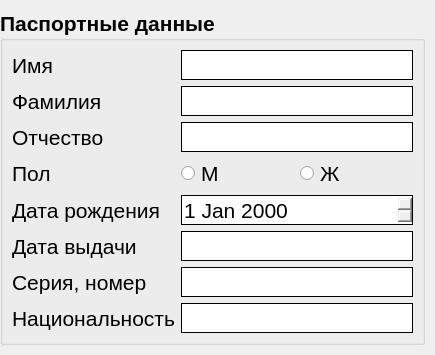
<?xml version="1.0" encoding="UTF-8"?>
<ui version="4.0">
 <class>passport_widget</class>
 <widget class="QWidget" name="passport_widget">
  <property name="geometry">
   <rect>
	<x>0</x>
	<y>0</y>
	<width>435</width>
	<height>355</height>
   </rect>
  </property>
  <property name="windowTitle">
   <string>Паспорт</string>
  </property>
  <layout class="QVBoxLayout" name="verticalLayout">
   <property name="leftMargin">
	<number>0</number>
   </property>
   <property name="topMargin">
	<number>10</number>
   </property>
   <property name="rightMargin">
	<number>10</number>
   </property>
   <property name="bottomMargin">
	<number>10</number>
   </property>
   <item>
	<widget class="QGroupBox" name="passport_groupBox">
	 <property name="font">
	  <font>
	   <pointsize>16</pointsize>
	   <weight>75</weight>
	   <bold>true</bold>
	  </font>
	 </property>
	 <property name="title">
	  <string>Паспортные данные</string>
	 </property>
	 <layout class="QGridLayout" name="gridLayout">
	  <property name="leftMargin">
	   <number>9</number>
	  </property>
	  <property name="topMargin">
	   <number>9</number>
	  </property>
	  <property name="horizontalSpacing">
	   <number>6</number>
	  </property>
	  <item row="1" column="0">
	   <widget class="QLabel" name="surname_label">
		<property name="minimumSize">
		 <size>
		  <width>0</width>
		  <height>30</height>
		 </size>
		</property>
		<property name="font">
		 <font>
		  <pointsize>16</pointsize>
		  <weight>50</weight>
		  <bold>false</bold>
		 </font>
		</property>
		<property name="text">
		 <string>Фамилия</string>
		</property>
	   </widget>
	  </item>
	  <item row="0" column="0">
	   <widget class="QLabel" name="name_label">
		<property name="minimumSize">
		 <size>
		  <width>0</width>
		  <height>30</height>
		 </size>
		</property>
		<property name="font">
		 <font>
		  <pointsize>16</pointsize>
		  <weight>50</weight>
		  <bold>false</bold>
		 </font>
		</property>
		<property name="text">
		 <string>Имя</string>
		</property>
	   </widget>
	  </item>
	  <item row="5" column="1" colspan="2">
	   <widget class="QLineEdit" name="issue_lineEdit">
		<property name="minimumSize">
		 <size>
		  <width>0</width>
		  <height>30</height>
		 </size>
		</property>
		<property name="font">
		 <font>
		  <weight>50</weight>
		  <bold>false</bold>
		 </font>
		</property>
		<property name="styleSheet">
		 <string notr="true"> QLineEdit {
	  border-width: 1px;
	  border-style: solid;
	  border-radius: 0px;
  }</string>
		</property>
	   </widget>
	  </item>
	  <item row="3" column="2">
	   <widget class="QRadioButton" name="female_radioButton">
		<property name="minimumSize">
		 <size>
		  <width>0</width>
		  <height>30</height>
		 </size>
		</property>
		<property name="font">
		 <font>
		  <weight>50</weight>
		  <bold>false</bold>
		 </font>
		</property>
		<property name="text">
		 <string>Ж</string>
		</property>
	   </widget>
	  </item>
	  <item row="1" column="1" colspan="2">
	   <widget class="QLineEdit" name="surname_lineEdit">
		<property name="minimumSize">
		 <size>
		  <width>0</width>
		  <height>30</height>
		 </size>
		</property>
		<property name="font">
		 <font>
		  <pointsize>16</pointsize>
		  <weight>50</weight>
		  <bold>false</bold>
		 </font>
		</property>
		<property name="styleSheet">
		 <string notr="true"> QLineEdit {
	  border-width: 1px;
	  border-style: solid;
	  border-radius: 0px;
  }</string>
		</property>
	   </widget>
	  </item>
	  <item row="2" column="1" colspan="2">
	   <widget class="QLineEdit" name="patr_lineEdit">
		<property name="minimumSize">
		 <size>
		  <width>0</width>
		  <height>30</height>
		 </size>
		</property>
		<property name="font">
		 <font>
		  <pointsize>16</pointsize>
		  <weight>50</weight>
		  <bold>false</bold>
		 </font>
		</property>
		<property name="styleSheet">
		 <string notr="true"> QLineEdit {
	  border-width: 1px;
	  border-style: solid;
	  border-radius: 0px;
  }</string>
		</property>
	   </widget>
	  </item>
	  <item row="4" column="1" colspan="2">
	   <widget class="QDateEdit" name="birth_dateEdit">
		<property name="minimumSize">
		 <size>
		  <width>0</width>
		  <height>30</height>
		 </size>
		</property>
		<property name="font">
		 <font>
		  <pointsize>16</pointsize>
		  <weight>50</weight>
		  <bold>false</bold>
		 </font>
		</property>
		<property name="styleSheet">
		 <string notr="true"> QDateEdit {
	  border-width: 1px;
	  border-style: solid;
	  border-radius: 0px;
  }</string>
		</property>
	   </widget>
	  </item>
	  <item row="5" column="0">
	   <widget class="QLabel" name="issue_label">
		<property name="minimumSize">
		 <size>
		  <width>0</width>
		  <height>30</height>
		 </size>
		</property>
		<property name="font">
		 <font>
		  <weight>50</weight>
		  <bold>false</bold>
		 </font>
		</property>
		<property name="text">
		 <string>Дата выдачи</string>
		</property>
	   </widget>
	  </item>
	  <item row="3" column="0">
	   <widget class="QLabel" name="sex_label">
		<property name="minimumSize">
		 <size>
		  <width>0</width>
		  <height>30</height>
		 </size>
		</property>
		<property name="font">
		 <font>
		  <weight>50</weight>
		  <bold>false</bold>
		 </font>
		</property>
		<property name="text">
		 <string>Пол</string>
		</property>
	   </widget>
	  </item>
	  <item row="2" column="0">
	   <widget class="QLabel" name="patr_label">
		<property name="minimumSize">
		 <size>
		  <width>0</width>
		  <height>30</height>
		 </size>
		</property>
		<property name="font">
		 <font>
		  <pointsize>16</pointsize>
		  <weight>50</weight>
		  <bold>false</bold>
		 </font>
		</property>
		<property name="text">
		 <string>Отчество</string>
		</property>
	   </widget>
	  </item>
	  <item row="3" column="1">
	   <widget class="QRadioButton" name="male_radioButton">
		<property name="minimumSize">
		 <size>
		  <width>0</width>
		  <height>30</height>
		 </size>
		</property>
		<property name="font">
		 <font>
		  <weight>50</weight>
		  <bold>false</bold>
		 </font>
		</property>
		<property name="text">
		 <string>М</string>
		</property>
	   </widget>
	  </item>
	  <item row="0" column="1" colspan="2">
	   <widget class="QLineEdit" name="name_lineEdit">
		<property name="minimumSize">
		 <size>
		  <width>0</width>
		  <height>30</height>
		 </size>
		</property>
		<property name="font">
		 <font>
		  <pointsize>16</pointsize>
		  <weight>50</weight>
		  <bold>false</bold>
		 </font>
		</property>
		<property name="styleSheet">
		 <string notr="true"> QLineEdit {
	  border-width: 1px;
	  border-style: solid;
	  border-radius: 0px;
  }</string>
		</property>
	   </widget>
	  </item>
	  <item row="4" column="0">
	   <widget class="QLabel" name="birth_label">
		<property name="minimumSize">
		 <size>
		  <width>0</width>
		  <height>30</height>
		 </size>
		</property>
		<property name="font">
		 <font>
		  <weight>50</weight>
		  <bold>false</bold>
		 </font>
		</property>
		<property name="text">
		 <string>Дата рождения</string>
		</property>
	   </widget>
	  </item>
	  <item row="7" column="1" colspan="2">
	   <widget class="QLineEdit" name="num_lineEdit">
		<property name="minimumSize">
		 <size>
		  <width>0</width>
		  <height>30</height>
		 </size>
		</property>
		<property name="font">
		 <font>
		  <weight>50</weight>
		  <bold>false</bold>
		 </font>
		</property>
		<property name="styleSheet">
		 <string notr="true"> QLineEdit {
	  border-width: 1px;
	  border-style: solid;
	  border-radius: 0px;
  }</string>
		</property>
	   </widget>
	  </item>
	  <item row="8" column="1" colspan="2">
	   <widget class="QLineEdit" name="nationality_lineEdit">
		<property name="minimumSize">
		 <size>
		  <width>0</width>
		  <height>30</height>
		 </size>
		</property>
		<property name="font">
		 <font>
		  <weight>50</weight>
		  <bold>false</bold>
		 </font>
		</property>
		<property name="styleSheet">
		 <string notr="true"> QLineEdit {
	  border-width: 1px;
	  border-style: solid;
	  border-radius: 0px;
  }</string>
		</property>
		<property name="inputMask">
		 <string>9999 999999</string>
		</property>
	   </widget>
	  </item>
	  <item row="8" column="0">
	   <widget class="QLabel" name="nationality_label">
		<property name="minimumSize">
		 <size>
		  <width>0</width>
		  <height>30</height>
		 </size>
		</property>
		<property name="font">
		 <font>
		  <weight>50</weight>
		  <bold>false</bold>
		 </font>
		</property>
		<property name="text">
		 <string>Национальность</string>
		</property>
	   </widget>
	  </item>
	  <item row="7" column="0">
	   <widget class="QLabel" name="num_label">
		<property name="minimumSize">
		 <size>
		  <width>0</width>
		  <height>30</height>
		 </size>
		</property>
		<property name="font">
		 <font>
		  <weight>50</weight>
		  <bold>false</bold>
		 </font>
		</property>
		<property name="text">
		 <string>Серия, номер</string>
		</property>
	   </widget>
	  </item>
	 </layout>
	</widget>
   </item>
  </layout>
 </widget>
 <tabstops>
  <tabstop>name_lineEdit</tabstop>
  <tabstop>surname_lineEdit</tabstop>
  <tabstop>patr_lineEdit</tabstop>
  <tabstop>male_radioButton</tabstop>
  <tabstop>female_radioButton</tabstop>
  <tabstop>birth_dateEdit</tabstop>
  <tabstop>issue_lineEdit</tabstop>
  <tabstop>num_lineEdit</tabstop>
  <tabstop>nationality_lineEdit</tabstop>
 </tabstops>
 <resources/>
 <connections/>
</ui>
